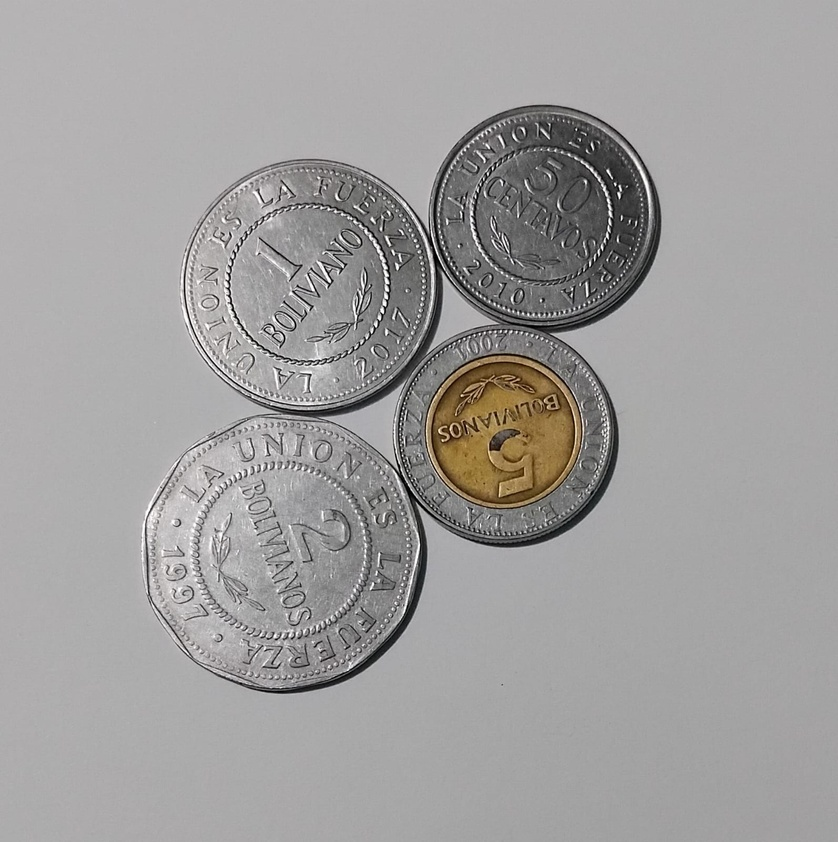
#> input picture modulo-3/coins2.jpeg, 838 x 842 px, shrunk from 1593 x 1600 before the run
$ python -i clase1.py   (imports and definitions only)
#> lines starting #> are read from the running program, lines starting #| are printed output that depends on the picture
import cv2


# ==========================================================
# ABRIR IMAGEN
# ==========================================================

def abrir_imagen(ruta):

#> called with ruta = '../modulo-3/coins2.jpeg'
    imagen = cv2.imread(ruta)
#> imagen is the input picture: shape (842, 838, 3); mean B, G, R 157.7, 158.5, 160.1

    if imagen is None:
        raise Exception(f"No se pudo abrir la imagen: {ruta}")

    return imagen


# ==========================================================
# MOSTRAR IMAGEN EN BGR
# ==========================================================

# [44 lines left out: functions mostrar_bgr, mostrar_grises, mostrar_rgb, not called in this run]


# ==========================================================
# MOSTRAR TODAS LAS VERSIONES
# ==========================================================

def mostrar_todas(ruta):

    imagen = abrir_imagen(ruta)

    gris = cv2.cvtColor(imagen, cv2.COLOR_BGR2GRAY)
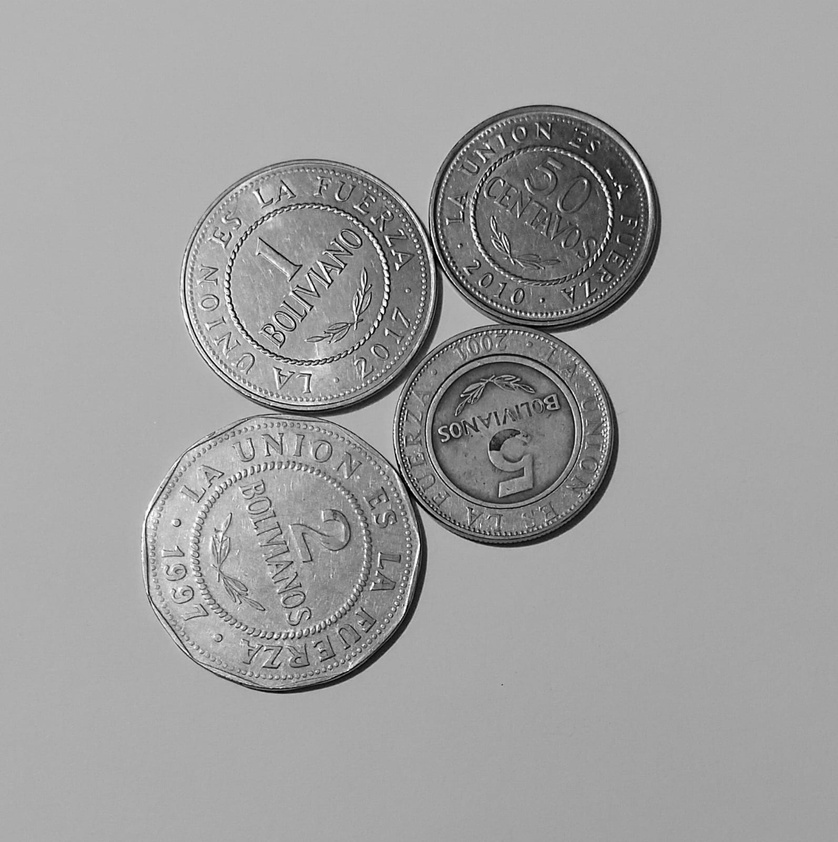
#> gris: shape (842, 838); min 0, max 255, mean 159

    rgb = cv2.cvtColor(imagen, cv2.COLOR_BGR2RGB)
    rgb_visualizacion = cv2.cvtColor(rgb, cv2.COLOR_RGB2BGR)

    cv2.imshow("BGR", imagen)
    cv2.imshow("Escala de Grises", gris)
    cv2.imshow("RGB", rgb_visualizacion)

    cv2.waitKey(0)
    cv2.destroyAllWindows()


# ==========================================================
# ABRIR CÁMARA WEB
# ==========================================================

# [25 lines left out: function abrir_camara, not called in this run]

>>> result = mostrar_todas('../modulo-3/coins2.jpeg')
